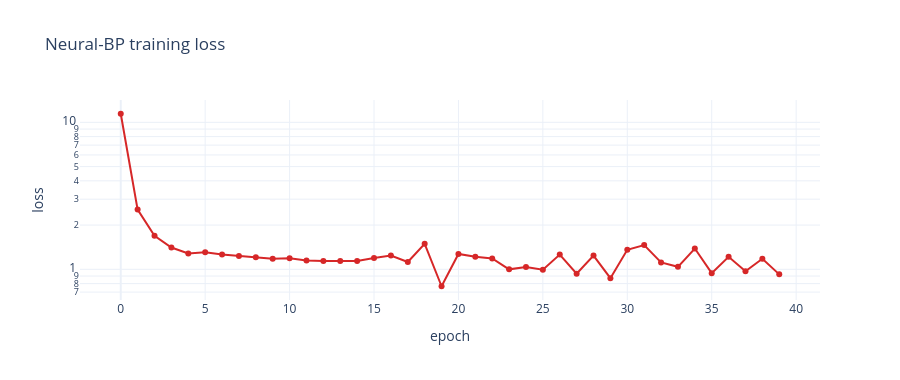

The notebook cell saved with this chart:
### Code cell
fig = go.Figure()
fig.add_trace(go.Scatter(y=losses, mode="lines+markers",
                         name="mean training loss", line=dict(color="#d62728")))
fig.update_layout(title="Neural-BP training loss",
                  xaxis_title="epoch", yaxis_title="loss",
                  yaxis_type="log", height=380)
fig

### Figure 1 — Plotly figure (JSON) as saved in the notebook; plotly's stock layout.template omitted (floating-point values rounded to 4 significant figures)
{"data": [{"line": {"color": "#d62728"}, "mode": "lines+markers", "name": "mean training loss", "type": "scatter", "y": [11.44, 2.55, 1.692, 1.407, 1.281, 1.307, 1.263, 1.231, 1.208, 1.179, 1.189, 1.151, 1.14, 1.139, 1.139, 1.194, 1.241, 1.121, 1.492, 0.7672, 1.273, 1.217, 1.187, 0.9998, 1.037, 0.9944, 1.26, 0.933, 1.241, 0.8701, 1.358, 1.464, 1.114, 1.04, 1.386, 0.9422, 1.216, 0.9711, 1.18, 0.9241]}], "layout": {"height": 380, "title": {"text": "Neural-BP training loss"}, "xaxis": {"title": {"text": "epoch"}}, "yaxis": {"title": {"text": "loss"}, "type": "log"}}}
